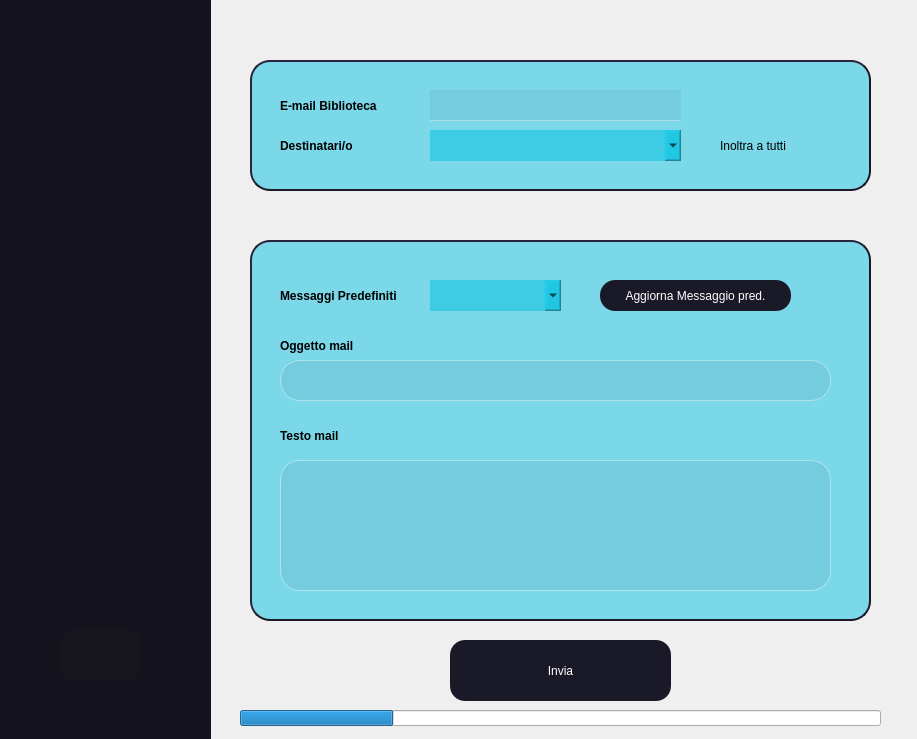
<?xml version="1.0" encoding="UTF-8"?>
<ui version="4.0">
 <class>Form</class>
 <widget class="QWidget" name="Form">
  <property name="geometry">
   <rect>
    <x>0</x>
    <y>0</y>
    <width>917</width>
    <height>739</height>
   </rect>
  </property>
  <property name="windowTitle">
   <string>Form</string>
  </property>
  <widget class="QFrame" name="frame_3">
   <property name="geometry">
    <rect>
     <x>0</x>
     <y>0</y>
     <width>211</width>
     <height>831</height>
    </rect>
   </property>
   <property name="styleSheet">
    <string notr="true">border:none;
background-color:rgb(20, 18, 29)</string>
   </property>
   <property name="frameShape">
    <enum>QFrame::StyledPanel</enum>
   </property>
   <property name="frameShadow">
    <enum>QFrame::Raised</enum>
   </property>
   <widget class="QPushButton" name="backButton">
    <property name="geometry">
     <rect>
      <x>60</x>
      <y>630</y>
      <width>81</width>
      <height>51</height>
     </rect>
    </property>
    <property name="styleSheet">
     <string notr="true">QPushButton 
{
	border-radius:16px;
	background-color: rgb(24, 22, 29);
}
QPushButton::pressed
{
	background-color:rgb(95, 95, 95)
}</string>
    </property>
    <property name="text">
     <string/>
    </property>
    <property name="icon">
     <iconset>
      <normaloff>../img/Icona Indietro.png</normaloff>../img/Icona Indietro.png</iconset>
    </property>
    <property name="iconSize">
     <size>
      <width>40</width>
      <height>40</height>
     </size>
    </property>
   </widget>
   <widget class="QLabel" name="label_3">
    <property name="geometry">
     <rect>
      <x>70</x>
      <y>30</y>
      <width>81</width>
      <height>81</height>
     </rect>
    </property>
    <property name="styleSheet">
     <string notr="true">border:none;
background-color:transparent;</string>
    </property>
    <property name="text">
     <string/>
    </property>
    <property name="textFormat">
     <enum>Qt::RichText</enum>
    </property>
    <property name="pixmap">
     <pixmap>../img/Icona Comunicazioni.png</pixmap>
    </property>
    <property name="scaledContents">
     <bool>true</bool>
    </property>
   </widget>
  </widget>
  <widget class="QFrame" name="frame">
   <property name="geometry">
    <rect>
     <x>250</x>
     <y>60</y>
     <width>621</width>
     <height>131</height>
    </rect>
   </property>
   <property name="styleSheet">
    <string notr="true">border-radius: 20px;
border-style: outset;
border-width: 2px;
border-color:rgb(27,25,39);
background-color:rgba(0, 192, 225, 125)</string>
   </property>
   <property name="frameShape">
    <enum>QFrame::StyledPanel</enum>
   </property>
   <property name="frameShadow">
    <enum>QFrame::Raised</enum>
   </property>
   <widget class="QLineEdit" name="mailField">
    <property name="geometry">
     <rect>
      <x>180</x>
      <y>30</y>
      <width>251</width>
      <height>31</height>
     </rect>
    </property>
    <property name="styleSheet">
     <string notr="true">border:none;
background-color: rgba(23, 28, 78, 17);
color:rgb(255, 255, 255);
font: 14pt &quot;Source Code Pro for Powerline&quot;;
border:none;
border-bottom: 1px solid rgba(255, 255, 255, 100);
</string>
    </property>
    <property name="placeholderText">
     <string/>
    </property>
   </widget>
   <widget class="QLabel" name="label">
    <property name="geometry">
     <rect>
      <x>30</x>
      <y>30</y>
      <width>121</width>
      <height>31</height>
     </rect>
    </property>
    <property name="font">
     <font>
      <weight>75</weight>
      <bold>true</bold>
     </font>
    </property>
    <property name="styleSheet">
     <string notr="true">border:none;
background-color:transparent;</string>
    </property>
    <property name="text">
     <string>E-mail Biblioteca</string>
    </property>
   </widget>
   <widget class="QLabel" name="label_2">
    <property name="geometry">
     <rect>
      <x>30</x>
      <y>70</y>
      <width>141</width>
      <height>31</height>
     </rect>
    </property>
    <property name="font">
     <font>
      <weight>75</weight>
      <bold>true</bold>
     </font>
    </property>
    <property name="styleSheet">
     <string notr="true">border:none;
background-color:transparent;</string>
    </property>
    <property name="text">
     <string>Destinatari/o</string>
    </property>
   </widget>
   <widget class="QComboBox" name="recipientBox">
    <property name="geometry">
     <rect>
      <x>180</x>
      <y>70</y>
      <width>251</width>
      <height>31</height>
     </rect>
    </property>
    <property name="styleSheet">
     <string notr="true">border:none;</string>
    </property>
   </widget>
   <widget class="QCheckBox" name="allBox">
    <property name="geometry">
     <rect>
      <x>450</x>
      <y>70</y>
      <width>111</width>
      <height>31</height>
     </rect>
    </property>
    <property name="styleSheet">
     <string notr="true">border:none;
background-color:transparent;</string>
    </property>
    <property name="text">
     <string>Inoltra a tutti</string>
    </property>
   </widget>
  </widget>
  <widget class="QFrame" name="frame_2">
   <property name="geometry">
    <rect>
     <x>250</x>
     <y>240</y>
     <width>621</width>
     <height>381</height>
    </rect>
   </property>
   <property name="styleSheet">
    <string notr="true">border-radius: 20px;
border-style: outset;
border-width: 2px;
border-color:rgb(27,25,39);
background-color:rgba(0, 192, 225, 125)</string>
   </property>
   <property name="frameShape">
    <enum>QFrame::StyledPanel</enum>
   </property>
   <property name="frameShadow">
    <enum>QFrame::Raised</enum>
   </property>
   <widget class="QTextEdit" name="textMail">
    <property name="geometry">
     <rect>
      <x>30</x>
      <y>220</y>
      <width>551</width>
      <height>131</height>
     </rect>
    </property>
    <property name="styleSheet">
     <string notr="true">background-color:rgba(23, 28, 78, 100);
color:rgb(255, 255, 255);
border-radius: 20px;
border-style: solid;
border:none;
text-align: center;
border:none;
background-color: rgba(23, 28, 78, 17);
color:rgb(255, 255, 255);
font: 14pt &quot;Source Code Pro for Powerline&quot;;
border: 1px solid rgba(255, 255, 255, 100);</string>
    </property>
   </widget>
   <widget class="QLabel" name="label_4">
    <property name="geometry">
     <rect>
      <x>30</x>
      <y>180</y>
      <width>141</width>
      <height>31</height>
     </rect>
    </property>
    <property name="font">
     <font>
      <weight>75</weight>
      <bold>true</bold>
     </font>
    </property>
    <property name="styleSheet">
     <string notr="true">border:none;
background-color:transparent;</string>
    </property>
    <property name="text">
     <string>Testo mail</string>
    </property>
   </widget>
   <widget class="QLabel" name="label_6">
    <property name="geometry">
     <rect>
      <x>30</x>
      <y>90</y>
      <width>141</width>
      <height>31</height>
     </rect>
    </property>
    <property name="font">
     <font>
      <weight>75</weight>
      <bold>true</bold>
     </font>
    </property>
    <property name="styleSheet">
     <string notr="true">border:none;
background-color:transparent;</string>
    </property>
    <property name="text">
     <string>Oggetto mail</string>
    </property>
   </widget>
   <widget class="QComboBox" name="messageBox">
    <property name="geometry">
     <rect>
      <x>180</x>
      <y>40</y>
      <width>131</width>
      <height>31</height>
     </rect>
    </property>
    <property name="styleSheet">
     <string notr="true">border:none;</string>
    </property>
   </widget>
   <widget class="QLabel" name="label_5">
    <property name="geometry">
     <rect>
      <x>30</x>
      <y>40</y>
      <width>141</width>
      <height>31</height>
     </rect>
    </property>
    <property name="font">
     <font>
      <weight>75</weight>
      <bold>true</bold>
     </font>
    </property>
    <property name="styleSheet">
     <string notr="true">border:none;
background-color:transparent;</string>
    </property>
    <property name="text">
     <string>Messaggi Predefiniti</string>
    </property>
   </widget>
   <widget class="QTextEdit" name="objectMail">
    <property name="geometry">
     <rect>
      <x>30</x>
      <y>120</y>
      <width>551</width>
      <height>41</height>
     </rect>
    </property>
    <property name="styleSheet">
     <string notr="true">background-color:rgba(23, 28, 78, 100);
color:rgb(255, 255, 255);
border-radius: 20px;
border-style: solid;
border:none;
text-align: center;
border:none;
background-color: rgba(23, 28, 78, 17);
color:rgb(255, 255, 255);
font: 14pt &quot;Source Code Pro for Powerline&quot;;
border: 1px solid rgba(255, 255, 255, 100);</string>
    </property>
   </widget>
   <widget class="QPushButton" name="refreshtextButton">
    <property name="geometry">
     <rect>
      <x>350</x>
      <y>40</y>
      <width>191</width>
      <height>31</height>
     </rect>
    </property>
    <property name="styleSheet">
     <string notr="true">QPushButton 
{
background-color: #1A1927;
color:rgb(255, 255, 255);
border-radius:15px;
border: none

}
QPushButton::pressed
{
	background-color:rgb(30, 97, 255)
}</string>
    </property>
    <property name="text">
     <string>Aggiorna Messaggio pred.</string>
    </property>
    <property name="iconSize">
     <size>
      <width>30</width>
      <height>30</height>
     </size>
    </property>
    <property name="checkable">
     <bool>true</bool>
    </property>
   </widget>
  </widget>
  <widget class="QPushButton" name="sendButton">
   <property name="geometry">
    <rect>
     <x>450</x>
     <y>640</y>
     <width>221</width>
     <height>61</height>
    </rect>
   </property>
   <property name="styleSheet">
    <string notr="true">QPushButton 
{
background-color: #1A1927;
color:rgb(255, 255, 255);
border-radius:15px;
border: none

}
QPushButton::pressed
{
	background-color:rgb(30, 97, 255)
}</string>
   </property>
   <property name="text">
    <string>Invia</string>
   </property>
   <property name="icon">
    <iconset>
     <normaloff>../img/send.png</normaloff>../img/send.png</iconset>
   </property>
   <property name="iconSize">
    <size>
     <width>40</width>
     <height>40</height>
    </size>
   </property>
  </widget>
  <widget class="QLabel" name="label_7">
   <property name="geometry">
    <rect>
     <x>-1</x>
     <y>0</y>
     <width>921</width>
     <height>741</height>
    </rect>
   </property>
   <property name="text">
    <string/>
   </property>
   <property name="textFormat">
    <enum>Qt::RichText</enum>
   </property>
   <property name="pixmap">
    <pixmap>../img/Sfondo.jpeg</pixmap>
   </property>
   <property name="scaledContents">
    <bool>true</bool>
   </property>
  </widget>
  <widget class="QLabel" name="label_8">
   <property name="geometry">
    <rect>
     <x>260</x>
     <y>10</y>
     <width>71</width>
     <height>71</height>
    </rect>
   </property>
   <property name="text">
    <string/>
   </property>
   <property name="textFormat">
    <enum>Qt::RichText</enum>
   </property>
   <property name="pixmap">
    <pixmap>../img/recipient.png</pixmap>
   </property>
   <property name="scaledContents">
    <bool>true</bool>
   </property>
  </widget>
  <widget class="QLabel" name="label_9">
   <property name="geometry">
    <rect>
     <x>260</x>
     <y>210</y>
     <width>51</width>
     <height>51</height>
    </rect>
   </property>
   <property name="text">
    <string/>
   </property>
   <property name="textFormat">
    <enum>Qt::RichText</enum>
   </property>
   <property name="pixmap">
    <pixmap>../img/oggetto.png</pixmap>
   </property>
   <property name="scaledContents">
    <bool>true</bool>
   </property>
  </widget>
  <widget class="QProgressBar" name="progressBar">
   <property name="geometry">
    <rect>
     <x>240</x>
     <y>710</y>
     <width>641</width>
     <height>16</height>
    </rect>
   </property>
   <property name="value">
    <number>24</number>
   </property>
   <property name="textVisible">
    <bool>false</bool>
   </property>
  </widget>
  <zorder>label_7</zorder>
  <zorder>frame_3</zorder>
  <zorder>frame</zorder>
  <zorder>frame_2</zorder>
  <zorder>sendButton</zorder>
  <zorder>label_8</zorder>
  <zorder>label_9</zorder>
  <zorder>progressBar</zorder>
 </widget>
 <resources/>
 <connections/>
</ui>
